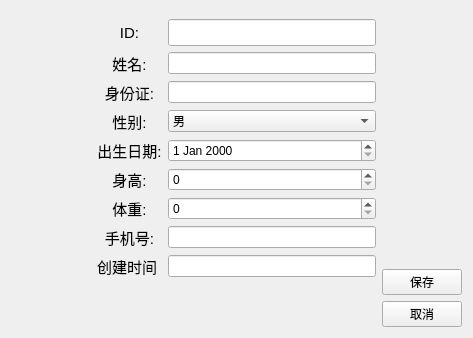
<?xml version="1.0" encoding="UTF-8"?>
<ui version="4.0">
 <class>PatientEditView</class>
 <widget class="QWidget" name="PatientEditView">
  <property name="geometry">
   <rect>
    <x>0</x>
    <y>0</y>
    <width>473</width>
    <height>338</height>
   </rect>
  </property>
  <property name="windowTitle">
   <string>编辑患者信息</string>
  </property>
  <layout class="QHBoxLayout" name="horizontalLayout">
   <item>
    <spacer name="horizontalSpacer">
     <property name="orientation">
      <enum>Qt::Horizontal</enum>
     </property>
     <property name="sizeType">
      <enum>QSizePolicy::Fixed</enum>
     </property>
     <property name="sizeHint" stdset="0">
      <size>
       <width>86</width>
       <height>18</height>
      </size>
     </property>
    </spacer>
   </item>
   <item>
    <layout class="QVBoxLayout" name="verticalLayout_2">
     <item>
      <layout class="QGridLayout" name="gridLayout">
       <item row="1" column="0">
        <widget class="QLabel" name="label_2">
         <property name="font">
          <font>
           <pointsize>11</pointsize>
          </font>
         </property>
         <property name="text">
          <string>姓名:</string>
         </property>
         <property name="alignment">
          <set>Qt::AlignCenter</set>
         </property>
        </widget>
       </item>
       <item row="5" column="1">
        <widget class="QSpinBox" name="dbSpinHeight"/>
       </item>
       <item row="3" column="1">
        <widget class="QComboBox" name="dbComboSex">
         <item>
          <property name="text">
           <string>男</string>
          </property>
         </item>
         <item>
          <property name="text">
           <string>女</string>
          </property>
         </item>
        </widget>
       </item>
       <item row="7" column="1">
        <widget class="QLineEdit" name="dbEditPhone"/>
       </item>
       <item row="2" column="0">
        <widget class="QLabel" name="label_3">
         <property name="font">
          <font>
           <pointsize>11</pointsize>
          </font>
         </property>
         <property name="text">
          <string>身份证:</string>
         </property>
         <property name="alignment">
          <set>Qt::AlignCenter</set>
         </property>
        </widget>
       </item>
       <item row="3" column="0">
        <widget class="QLabel" name="label_4">
         <property name="font">
          <font>
           <pointsize>11</pointsize>
          </font>
         </property>
         <property name="text">
          <string>性别:</string>
         </property>
         <property name="alignment">
          <set>Qt::AlignCenter</set>
         </property>
        </widget>
       </item>
       <item row="2" column="1">
        <widget class="QLineEdit" name="dbEditIDcard"/>
       </item>
       <item row="5" column="0">
        <widget class="QLabel" name="label_6">
         <property name="font">
          <font>
           <pointsize>11</pointsize>
          </font>
         </property>
         <property name="text">
          <string>身高:</string>
         </property>
         <property name="alignment">
          <set>Qt::AlignCenter</set>
         </property>
        </widget>
       </item>
       <item row="0" column="0">
        <widget class="QLabel" name="label">
         <property name="font">
          <font>
           <pointsize>11</pointsize>
          </font>
         </property>
         <property name="text">
          <string>ID:</string>
         </property>
         <property name="alignment">
          <set>Qt::AlignCenter</set>
         </property>
        </widget>
       </item>
       <item row="1" column="1">
        <widget class="QLineEdit" name="dbEditName"/>
       </item>
       <item row="6" column="0">
        <widget class="QLabel" name="label_7">
         <property name="font">
          <font>
           <pointsize>11</pointsize>
          </font>
         </property>
         <property name="text">
          <string>体重:</string>
         </property>
         <property name="alignment">
          <set>Qt::AlignCenter</set>
         </property>
        </widget>
       </item>
       <item row="4" column="1">
        <widget class="QDateEdit" name="dbDateEditDOB"/>
       </item>
       <item row="4" column="0">
        <widget class="QLabel" name="label_5">
         <property name="font">
          <font>
           <pointsize>11</pointsize>
          </font>
         </property>
         <property name="text">
          <string>出生日期:</string>
         </property>
         <property name="alignment">
          <set>Qt::AlignCenter</set>
         </property>
        </widget>
       </item>
       <item row="0" column="1">
        <widget class="QLineEdit" name="dbEditID">
         <property name="font">
          <font>
           <pointsize>12</pointsize>
          </font>
         </property>
        </widget>
       </item>
       <item row="6" column="1">
        <widget class="QSpinBox" name="dbSpinWeight"/>
       </item>
       <item row="7" column="0">
        <widget class="QLabel" name="label_8">
         <property name="font">
          <font>
           <pointsize>11</pointsize>
          </font>
         </property>
         <property name="text">
          <string>手机号:</string>
         </property>
         <property name="alignment">
          <set>Qt::AlignCenter</set>
         </property>
        </widget>
       </item>
       <item row="8" column="0">
        <widget class="QLabel" name="label_9">
         <property name="font">
          <font>
           <pointsize>11</pointsize>
          </font>
         </property>
         <property name="text">
          <string>创建时间</string>
         </property>
        </widget>
       </item>
       <item row="8" column="1">
        <widget class="QLineEdit" name="dbCreatedTimestamp"/>
       </item>
      </layout>
     </item>
     <item>
      <spacer name="verticalSpacer_2">
       <property name="orientation">
        <enum>Qt::Vertical</enum>
       </property>
       <property name="sizeType">
        <enum>QSizePolicy::Fixed</enum>
       </property>
       <property name="sizeHint" stdset="0">
        <size>
         <width>20</width>
         <height>40</height>
        </size>
       </property>
      </spacer>
     </item>
    </layout>
   </item>
   <item>
    <layout class="QVBoxLayout" name="verticalLayout">
     <item>
      <spacer name="verticalSpacer">
       <property name="orientation">
        <enum>Qt::Vertical</enum>
       </property>
       <property name="sizeHint" stdset="0">
        <size>
         <width>20</width>
         <height>40</height>
        </size>
       </property>
      </spacer>
     </item>
     <item>
      <widget class="QPushButton" name="pushButton">
       <property name="text">
        <string>保存</string>
       </property>
      </widget>
     </item>
     <item>
      <widget class="QPushButton" name="pushButton_2">
       <property name="text">
        <string>取消</string>
       </property>
      </widget>
     </item>
    </layout>
   </item>
  </layout>
 </widget>
 <resources/>
 <connections/>
</ui>
